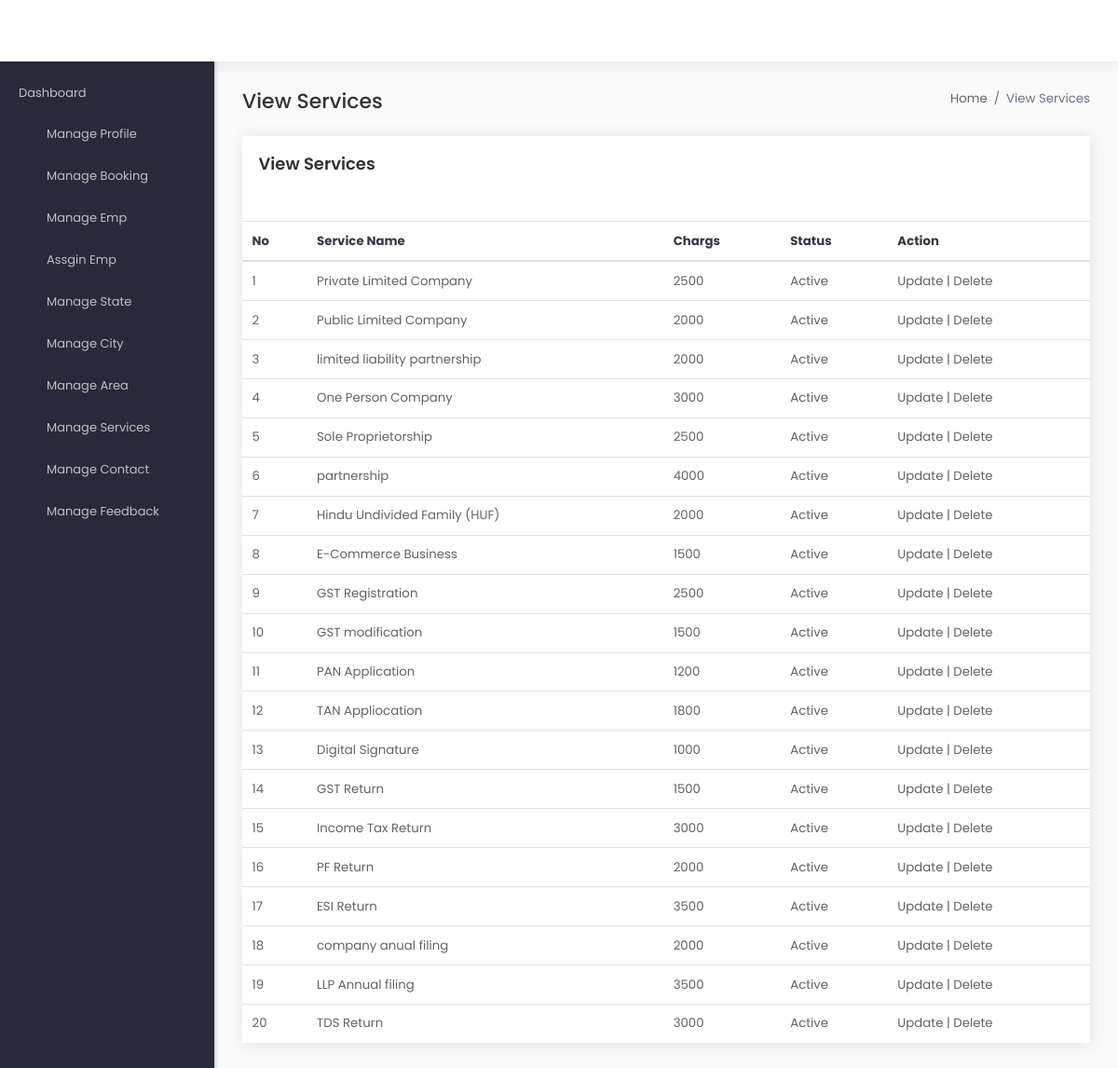
Screenshot of /admin/index.php?page=view_services with the database file from the repository.
### tables this page shows
CREATE TABLE `services` (
  `id` int(11) NOT NULL,
  `Service_Name` varchar(50) NOT NULL,
  `Chargs` varchar(150) NOT NULL,
  `DOI` date NOT NULL,
  `IsActive` tinyint(1) NOT NULL
);

### admin/middlepage/view_services.php (the view)
<div class="content-wrapper">
  <div class="page-title">
    <div class="row">
        <div class="col-sm-6">
            <h4 class="mb-0">View Services</h4>
        </div>
        <div class="col-sm-6">
          <ol class="breadcrumb pt-0 pr-0 float-left float-sm-right ">
            <li class="breadcrumb-item"><a href="#" class="default-color">Home</a></li>
            <li class="breadcrumb-item active">View Services</li>
          </ol>
        </div>
      </div>
  </div>
  <div class="row">
    <div class="col-xl-12 mb-30">
      <div class="card card-statistics h-100">
        <div class="card-body">
         <div class="d-block d-md-flex justify-content-between">
            <div class="d-block">
              <h5 class="card-title pb-0 border-0">View Services</h5>
            </div>
             </div>
           </div>
           <div class="table-responsive mt-15">
            <table class="table center-aligned-table mb-0">
              <thead>
                <tr class="text-dark">
                  <th> No</th>
                  <th>Service Name</th>
                   <th>Chargs</th>
                  <th>Status</th>
                  <th>Action</th>
                </tr>
              </thead>
              <tbody>
                <?php
                $sql = mysqli_query($con,"select * from `services`");
                $id = 1;
                while($row = mysqli_fetch_array($sql)){
                ?>
                <tr>
                  <td><?php echo $id++; ?></td>
                  <td><?php echo $row['Service_Name']; ?></td>
                   <td><?php echo $row['Chargs']; ?></td>
                  <td><?php if($row['IsActive']==1) { ?>Active<?php }else { ?>InActive <?php } ?></td>
                  <td><a href="">Update</a> | <a href="index.php?page=services_add_action&id=<?php echo $row['id']; ?>">Delete</a></td>
                </tr>
                <?php } ?>
              </tbody>
            </table>
          </div>
        </div>
      </div>
    </div>
</div>

### admin/headers/header.php (shortened to what this page needs)
<!DOCTYPE html>
<html lang="en">
<head>
<link rel="stylesheet" type="text/css" href="css/style.css" />
</head>
<body>
<div class="wrapper">
<nav class="admin-header navbar navbar-default col-lg-12 col-12 p-0 fixed-top d-flex flex-row">
  <div class="text-left navbar-brand-wrapper">
  </div>
  <ul class="nav navbar-nav mr-auto">
    <li class="nav-item">
      <a id="button-toggle" class="button-toggle-nav inline-block ml-20 pull-left" href="javascript:void(0);"><i class="zmdi zmdi-menu ti-align-right"></i></a>
    </li>
  </ul>
</nav>
<div class="container-fluid">
  <div class="row">

### admin/headers/nav.php (shortened to what this page needs)
    <div class="side-menu-fixed">
     <div class="scrollbar side-menu-bg">
      <ul class="nav navbar-nav side-menu" id="sidebarnav">
        <li>
            <div class="pull-left"><a href="index.html">Dashboard</a></div>
        </li>
        <li>
          <a href="javascript:void(0);" data-toggle="collapse" data-target="#Form2">
            <div class="pull-left"><i class="ti-files"></i><span class="right-nav-text">Manage Profile</span></div>
            <div class="pull-right"><i class="ti-plus"></i></div><div class="clearfix"></div>
          </a>
        </li>
         <li>
          <a href="javascript:void(0);" data-toggle="collapse" data-target="#form5">
            <div class="pull-left"><i class="ti-calendar"></i><span class="right-nav-text">Manage Booking</span></div>
            <div class="pull-right"><i class="ti-plus"></i></div><div class="clearfix"></div>
          </a>
        </li>
        <li>
          <a href="javascript:void(0);" data-toggle="collapse" data-target="#Form">
            <div class="pull-left"><i class="ti-files"></i><span class="right-nav-text">Manage Emp</span></div>
            <div class="pull-right"><i class="ti-plus"></i></div><div class="clearfix"></div>
          </a>
        </li>
        <li>
          <a href="javascript:void(0);" data-toggle="collapse" data-target="#Form6">
            <div class="pull-left"><i class="ti-files"></i><span class="right-nav-text">Assgin Emp</span></div>
            <div class="pull-right"><i class="ti-plus"></i></div><div class="clearfix"></div>
          </a>
        </li>
         <li>
          <a href="javascript:void(0);" data-toggle="collapse" data-target="#Form1">
            <div class="pull-left"><i class="ti-files"></i><span class="right-nav-text">Manage State</span></div>
            <div class="pull-right"><i class="ti-plus"></i></div><div class="clearfix"></div>
          </a>
        </li>
         <li>
          <a href="javascript:void(0);" data-toggle="collapse" data-target="#Form3">
            <div class="pull-left"><i class="ti-files"></i><span class="right-nav-text">Manage City</span></div>
            <div class="pull-right"><i class="ti-plus"></i></div><div class="clearfix"></div>
          </a>
        </li>
        <li>
          <a href="javascript:void(0);" data-toggle="collapse" data-target="#Form4">
            <div class="pull-left"><i class="ti-files"></i><span class="right-nav-text">Manage Area</span></div>
            <div class="pull-right"><i class="ti-plus"></i></div><div class="clearfix"></div>
          </a>
        </li>
        <li>
          <a href="javascript:void(0);" data-toggle="collapse" data-target="#table">
            <div class="pull-left"><i class="ti-layout-tab-window"></i><span class="right-nav-text">Manage Services</span></div>
            <div class="pull-right"><i class="ti-plus"></i></div><div class="clearfix"></div>
          </a>
        </li>
        <li>
        	<li>
          <a href="javascript:void(0);" data-toggle="collapse" data-target="#calendar-menu3">
            <div class="pull-left"><i class="ti-calendar"></i><span class="right-nav-text">Manage Contact</span></div>
            <div class="pull-right"><i class="ti-plus"></i></div><div class="clearfix"></div>
          </a>
        </li>
        <li>
          <a href="javascript:void(0);" data-toggle="collapse" data-target="#calendar-menu4">
            <div class="pull-left"><i class="ti-calendar"></i><span class="right-nav-text">Manage Feedback</span></div>
            <div class="pull-right"><i class="ti-plus"></i></div><div class="clearfix"></div>
          </a>
        </li>
    </ul>
  </div>
</div>

### admin/index.php (shortened to what this page needs)
<?php include_once('headers/header.php'); ?>
    <?php include_once('headers/nav.php'); ?>
<?php
@$page = $_REQUEST['page'];
								if(!empty($page) && file_exists('middlepage/'.$page.'.php')){
									include('middlepage/'.$page.'.php');
								}
								else{
									include('middlepage/404.php');
								}
?>
<?php include_once("headers/footer.php"); ?>

### admin/headers/footer.php (shortened to what this page needs)
</body>
</html>

### rows the page displays
services: Service_Name "Private Limited Company", Chargs "2500", IsActive "Active"
services: Service_Name "Public Limited Company", Chargs "2000", IsActive "Active"
services: Service_Name "limited liability partnership", Chargs "2000", IsActive "Active"
services: Service_Name "One Person Company", Chargs "3000", IsActive "Active"
services: Service_Name "Sole Proprietorship", Chargs "2500", IsActive "Active"
services: Service_Name "partnership", Chargs "4000", IsActive "Active"
services: Service_Name "Hindu Undivided Family (HUF)", Chargs "2000", IsActive "Active"
services: Service_Name "E-Commerce Business", Chargs "1500", IsActive "Active"
services: Service_Name "GST Registration", Chargs "2500", IsActive "Active"
services: Service_Name "GST modification", Chargs "1500", IsActive "Active"
services: Service_Name "PAN Application", Chargs "1200", IsActive "Active"
services: Service_Name "TAN Appliocation", Chargs "1800", IsActive "Active"
services: Service_Name "Digital Signature", Chargs "1000", IsActive "Active"
services: Service_Name "GST Return", Chargs "1500", IsActive "Active"
services: Service_Name "Income Tax Return", Chargs "3000", IsActive "Active"
services: Service_Name "PF Return", Chargs "2000", IsActive "Active"
services: Service_Name "ESI Return", Chargs "3500", IsActive "Active"
services: Service_Name "company anual filing", Chargs "2000", IsActive "Active"
services: Service_Name "LLP Annual filing", Chargs "3500", IsActive "Active"
services: Service_Name "TDS Return", Chargs "3000", IsActive "Active"
